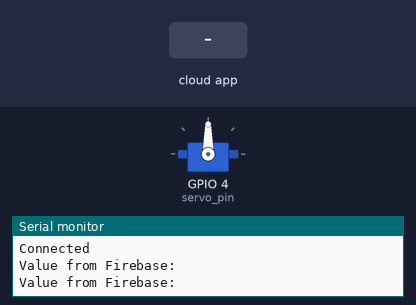
Recording of a sketch running on a simulated ESP8266 (NodeMCU). On the bench: servo, the last lines printed to the serial monitor. The inputs (shaded band) are chosen by the test bench. WiFi joins after 1.5 s; servers stay silent unless stated; the Firebase database answers and starts empty.

Above: at 3.2 s.
3.3 s: the phone or cloud app sets txt to ON
At 4.3 s:
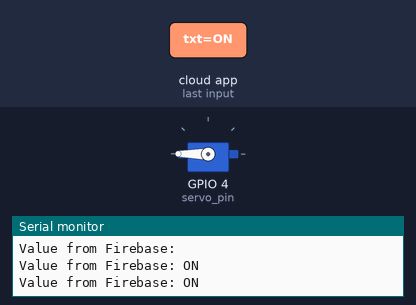
4.9 s: the phone or cloud app sets txt to OFF
At 6.4 s:
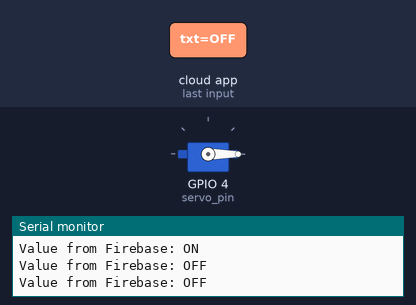
6.9 s: the phone or cloud app sets txt to 5s
At 8.6 s:
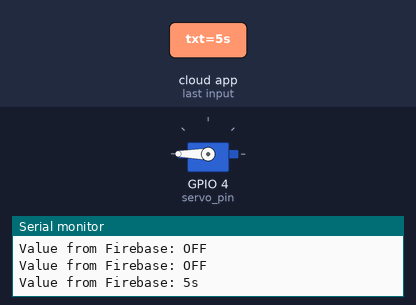
Timing chart, 0 to 13.9 s (numbered marks = the images above; inputs shaded):
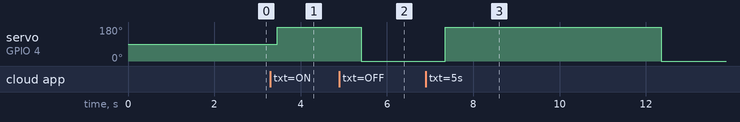

Measured:
- after the input at 3.3 s, servo on GPIO 4 (servo_pin): 90° → 180° after 0.15 s
- after the input at 4.9 s, servo on GPIO 4 (servo_pin): 180° → 0° after 0.50 s
- after the input at 6.9 s, servo on GPIO 4 (servo_pin): 0° → 180° after 0.46 s, → 0° 5.0 s later

The sketch:

pet_feeder.ino
```cpp
#include <ESP8266WiFi.h>
#include <Servo.h>
#include <FirebaseESP8266.h>

// Replace with your network credentials
const char* ssid = "shaap";
const char* password = "nrmc8365";

// Replace with your Firebase project details
String firebase_host = "nodemcu-6216c-default-rtdb.firebaseio.com";
String database_name = "String/txt";
String firebase_secret = "XME3H7pZweXxIpB4ccEO8SeUELDKIoARsjiBy2eQ";

// Replace with your servo pin number
const int servo_pin = 4;

// Create a Servo object
Servo myservo;
String last_value="";
unsigned long last_servo_on_time = 0;

void setup() {
  // Start the serial connection
  Serial.begin(115200);

  // Connect to Wi-Fi
  WiFi.begin(ssid, password);
  while (WiFi.status() != WL_CONNECTED) {
    delay(1000);
    Serial.println("Connecting to WiFi...");
  }

  Serial.println("Connected");

  // Initialize the servo object
  myservo.attach(servo_pin);

  // Initialize the Firebase database
  Firebase.begin(firebase_host, firebase_secret);
}

void loop() {
  // Get the string value from Firebase database
  FirebaseData fbdo;
  Firebase.getString(fbdo, "/String/text/txt");
  String value = fbdo.stringData();
  Serial.println("Value from Firebase: " + value);

  if (value == "ON") {
    // Turn on the servo
    myservo.write(180);
  } else if (value == "OFF") {
    // Turn off the servo
    myservo.write(0);
  } else if (value == "5s") {
    if(last_value!="5s"){
       myservo.write(180);
       delay(5000);
       myservo.write(0);
    //last_servo_on_time = millis();
    }
  }  else if (value == "10s") {
    if(last_value!="10s"){
       myservo.write(180);
       delay(10000);
       myservo.write(0);
    //last_servo_on_time = millis();
    }
  }

  last_value=value;
  // Convert the string to an integer
  //int angle = value.toInt();

  // Set the servo angle based on the value from Firebase

  // Wait for a short period of time before getting the value again
  delay(500);
}
```
